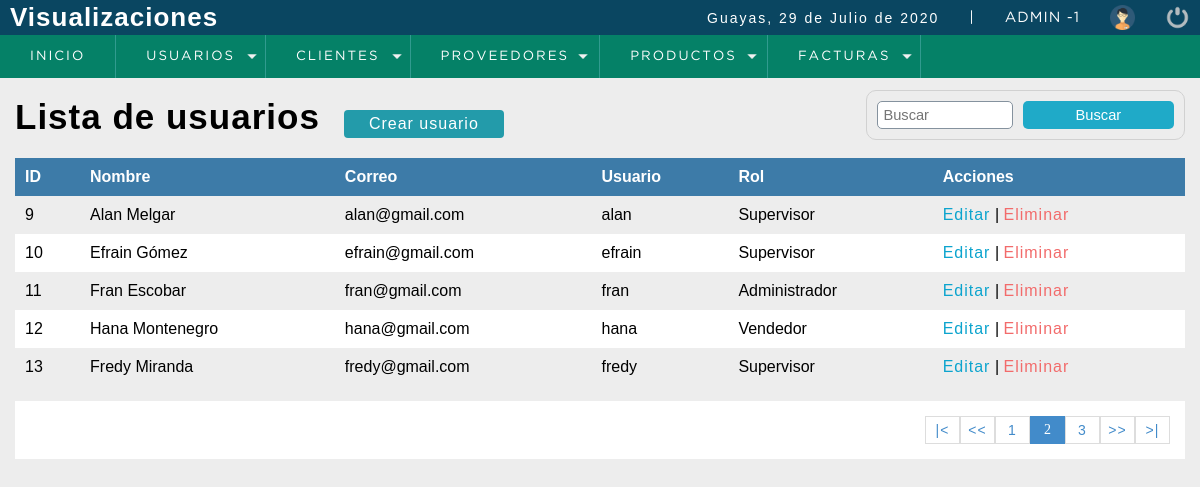
The page /sistema/lista_usuarios.php?pagina=2 (signed in) on the database its author committed.
### tables this page shows
CREATE TABLE `usuario` (
  `idusuario` int(11) NOT NULL,
  `nombre` varchar(50) DEFAULT NULL,
  `correo` varchar(100) DEFAULT NULL,
  `usuario` varchar(15) DEFAULT NULL,
  `clave` varchar(100) DEFAULT NULL,
  `rol` int(11) DEFAULT NULL,
  `estatus` int(11) NOT NULL DEFAULT '1'
);

CREATE TABLE `rol` (
  `idrol` int(11) NOT NULL,
  `rol` varchar(20) DEFAULT NULL
);

### sistema/lista_usuarios.php (the view, shortened to what this page needs)
<?php
	include "../conexion.php";
 ?>
<!DOCTYPE html>
<html lang="en">
<head>
	<?php include "includes/scripts.php"; ?>
</head>
<body>
	<?php include "includes/header.php"; ?>
	<section id="container">
		<h1>Lista de usuarios</h1>
		<a href="registro_usuario.php" class="btn_new">Crear usuario</a>
		<form action="buscar_usuario.php" method="get" class="form_search">
			<input type="text" name="busqueda" id="busqueda" placeholder="Buscar">
			<input type="submit" value="Buscar" class="btn_search">
		</form>
		<table>
			<tr>
				<th>ID</th>
				<th>Nombre</th>
				<th>Correo</th>
				<th>Usuario</th>
				<th>Rol</th>
				<th>Acciones</th>
			</tr>
		<?php
			$sql_registe = mysqli_query($conection,"SELECT COUNT(*) as total_registro FROM usuario WHERE estatus = 1 ");
			$result_register = mysqli_fetch_array($sql_registe);
			$total_registro = $result_register['total_registro'];
			$por_pagina = 5;
			if(empty($_GET['pagina']))
			{
				$pagina = 1;
			}else{
				$pagina = $_GET['pagina'];
			}
			$desde = ($pagina-1) * $por_pagina;
			$total_paginas = ceil($total_registro / $por_pagina);
			$query = mysqli_query($conection,"SELECT u.idusuario, u.nombre, u.correo, u.usuario, r.rol FROM usuario u INNER JOIN rol r ON u.rol = r.idrol WHERE estatus = 1 ORDER BY u.idusuario ASC LIMIT $desde,$por_pagina
				");
			$result = mysqli_num_rows($query);
			if($result > 0){
				while ($data = mysqli_fetch_array($query)) {
			?>
				<tr>
					<td><?php echo $data["idusuario"]; ?></td>
					<td><?php echo $data["nombre"]; ?></td>
					<td><?php echo $data["correo"]; ?></td>
					<td><?php echo $data["usuario"]; ?></td>
					<td><?php echo $data['rol'] ?></td>
					<td>
						<a class="link_edit" href="editar_usuario.php?id=<?php echo $data["idusuario"]; ?>">Editar</a>
					<?php if($data["idusuario"] != 1){ ?>
						|
						<a class="link_delete" href="eliminar_confirmar_usuario.php?id=<?php echo $data["idusuario"]; ?>">Eliminar</a>
					<?php } ?>
					</td>
				</tr>
		<?php
				}
			}
		 ?>
		</table>
		<div class="paginador">
			<ul>
			<?php
				if($pagina != 1)
				{
			 ?>
				<li><a href="?pagina=<?php echo 1; ?>">|<</a></li>
				<li><a href="?pagina=<?php echo $pagina-1; ?>"><<</a></li>
			<?php
				}
				for ($i=1; $i <= $total_paginas; $i++) {
					if($i == $pagina)
					{
						echo '<li class="pageSelected">'.$i.'</li>';
					}else{
						echo '<li><a href="?pagina='.$i.'">'.$i.'</a></li>';
					}
				}
				if($pagina != $total_paginas)
				{
			 ?>
				<li><a href="?pagina=<?php echo $pagina + 1; ?>">>></a></li>
				<li><a href="?pagina=<?php echo $total_paginas; ?> ">>|</a></li>
			<?php } ?>
			</ul>
		</div>
	</section>
</body>
</html>

### sistema/css/style.css (style rules this page uses)
* { margin: 0; padding: 0; box-sizing: border-box; }
body { background: #ededed; }
h1, h2, h3, h4, h5, h6 { font-family: 'arial'; font-weight: bold; letter-spacing: 1px; }
h1 { font-size: 26px; }
a { text-decoration: none; font-family: arial; letter-spacing: 1px; }
#container { padding: 90px 15px 15px; }
form { background: #FFF; margin: auto; padding: 20px 50px; border: 1px solid #d1d1d1; }
input,select { display: block; width: 100%; font-size: 11pt; padding: 5px; border: 1px solid #85929e; border-radius: 5px; }
#container h1 { font-size: 35px; display: inline-block; }
.btn_new { display: inline-block; background: #239baa; color: #FFF; padding: 5px 25px; border-radius: 4px; margin: 20px; }
table { border-collapse: collapse; font-size: 12pt; font-family: 'arial'; width: 100%; }
table th { text-align: left; padding: 10px; background: #3d7ba8; color: #FFF; }
table tr:nth-child(odd) { background: #FFF; }
table td { padding: 10px; }
.link_edit { color: #0ca4ce; }
.link_delete { color: #f26b6b; }
.paginador ul { padding: 15px; list-style: none; background: #FFF; margin-top: 15px; display: -webkit-flex; display: -moz-flex; display: -ms-flex; display: -o-flex; display: flex; justify-content: flex-end; }
.paginador a, .pageSelected { color: #428bca; border: 1px solid #ddd; padding: 5px; display: inline-block; font-size: 14px; text-align: center; width: 35px; }
.pageSelected { color: #FFF; background: #428bca; border: 1px solid #428bca; }
.form_search { display: -webkit-flex; display: -moz-flex; display: -ms-flex; display: -o-flex; display: flex; float: right; background: initial; padding: 10px; border-radius: 10px; }
.form_search .btn_search { background: #1faac8; color: #FFF; padding: 0 20px; border: 0; cursor: pointer; margin-left: 10px; }

### rows shown on the page
usuario: idusuario "9", nombre "Alan Melgar", correo "alan@gmail.com", usuario "alan", rol.rol "Supervisor"
usuario: idusuario "10", nombre "Efrain Gómez", correo "efrain@gmail.com", usuario "efrain", rol.rol "Supervisor"
usuario: idusuario "11", nombre "Fran Escobar", correo "fran@gmail.com", usuario "fran", rol.rol "Administrador"
usuario: idusuario "12", nombre "Hana Montenegro", correo "hana@gmail.com", usuario "hana", rol.rol "Vendedor"
usuario: idusuario "13", nombre "Fredy Miranda", correo "fredy@gmail.com", usuario "fredy", rol.rol "Supervisor"

### other values the page prints
fechaC() "29 de Julio de 2020"
$_SESSION['user'] "ADMIN"
$_SESSION['rol'] "1"
